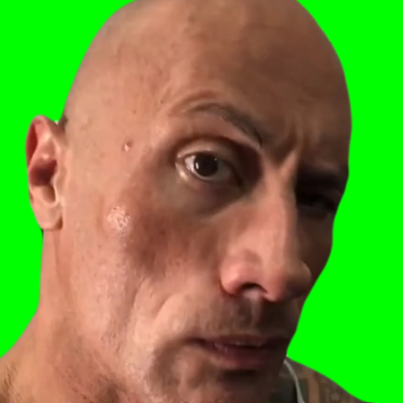
#> input picture assignments/assignment10-computer-vision/the-rock.png, 403 x 403 px
$ python step7.py
#> lines starting #> are read from the running program, lines starting #| are printed output that depends on the picture
"""Step 7: Calculate the Histogram of the Image Manually"""
from PIL import Image
import numpy as np
import matplotlib.pyplot as plt

image_path = "the-rock.png"
image = Image.open(image_path).convert("RGB")
image_array = np.array(image)

red_histogram = [0] * 256
green_histogram = [0] * 256
blue_histogram = [0] * 256

for row in image_array:
    for pixel in row:
        red_value, green_value, blue_value = pixel[0], pixel[1], pixel[2]
        red_histogram[red_value] += 1
        green_histogram[green_value] += 1
        blue_histogram[blue_value] += 1
#> after the loop, blue_histogram = 256 values, max 44308 at index 1, min 0 at index 171, mean 634.4; green_histogram = 256 values, max 45055 at index 255, min 9 at index 0, mean 634.4; red_histogram = 256 values, max 44556 at index 0, min 45 at index 253, mean 634.4

fig, axes = plt.subplots(1, 3, figsize=(18, 5))

axes[0].bar(range(256), red_histogram, color='red')
axes[0].set_title("Red Channel Histogram")
axes[0].set_xlim(0, 255)

axes[1].bar(range(256), green_histogram, color='green')
axes[1].set_title("Green Channel Histogram")
axes[1].set_xlim(0, 255)

axes[2].bar(range(256), blue_histogram, color='blue')
axes[2].set_title("Blue Channel Histogram")
axes[2].set_xlim(0, 255)

plt.show()
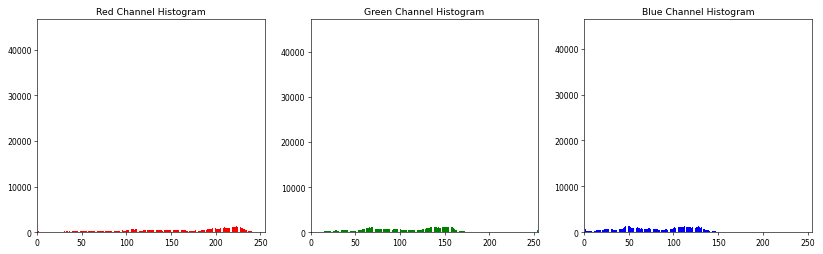
#> figure drawn by matplotlib, 3 panels; panel 1: tallest bar 44556 high, from x = -0.4 to 0.4; panel 2: tallest bar 45055 high, from x = 254.6 to 255.4; panel 3: tallest bar 44308 high, from x = 0.6 to 1.4
